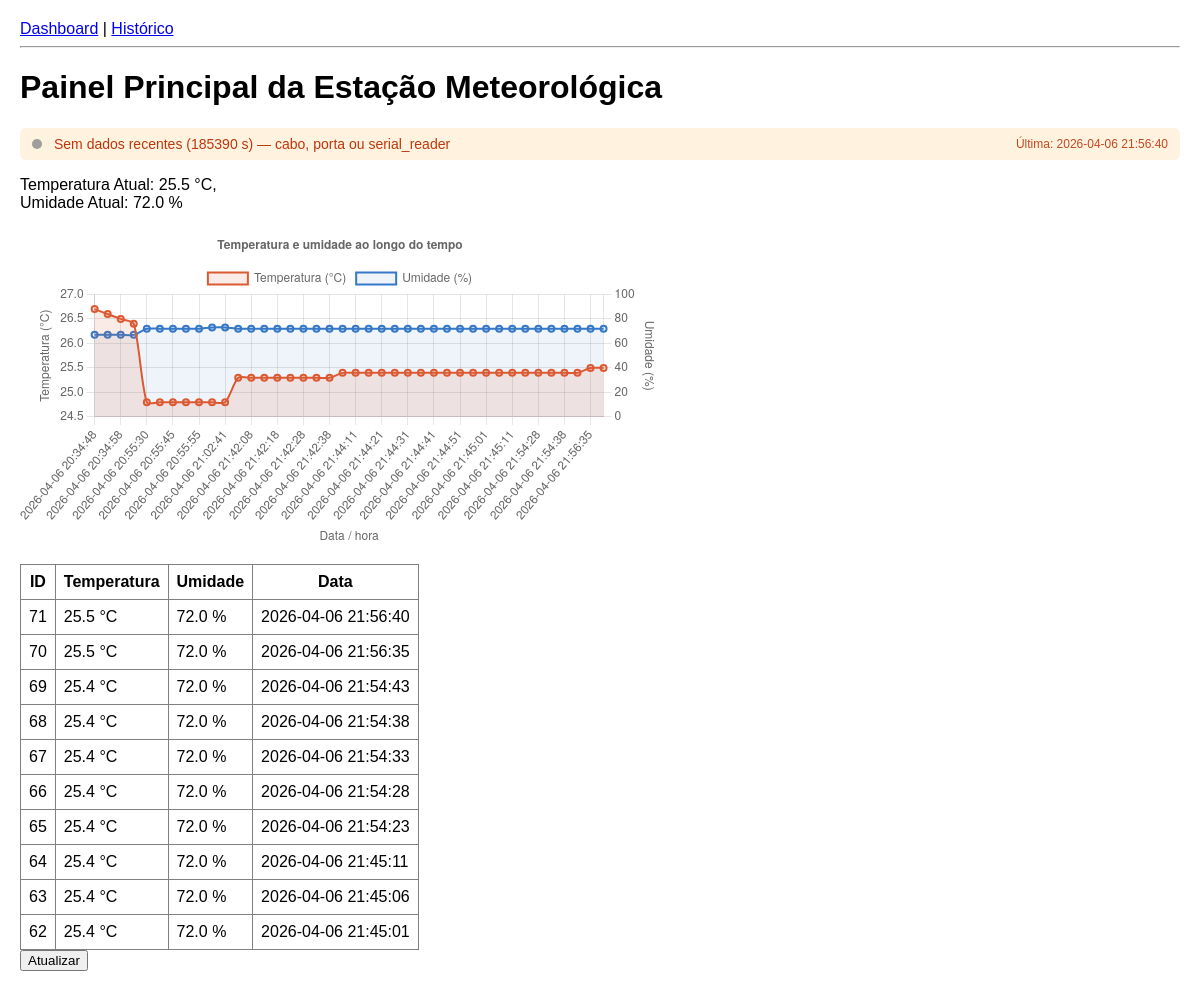
The page / on the database its author committed.
### tables this page shows
CREATE TABLE leituras (
    id INTEGER PRIMARY KEY AUTOINCREMENT,
    temperatura REAL NOT NULL,
    umidade REAL NOT NULL,
    localizacao TEXT DEFAULT 'SÃ£o Paulo',
    timestamp DATETIME DEFAULT (datetime('now','localtime'))
);

### app.py (the view)
@app.route('/')
def index():
    leituras = listar_leituras(40)
    formato = request.args.get('formato')
    if formato == 'json':
        return jsonify([dict(l) for l in leituras])
    heartbeat = compute_serial_heartbeat(leituras)
    chart_data = None
    if leituras:
        ordered = list(reversed(leituras))
        chart_data = {
            'labels': [str(row['timestamp']) for row in ordered],
            'temps': [float(row['temperatura']) for row in ordered],
            'umids': [float(row['umidade']) for row in ordered],
        }
    return render_template(
        'index.html',
        leituras=leituras,
        heartbeat=heartbeat,
        chart_data=chart_data,
    )

### app.py (called while the page is built, shortened)
def compute_serial_heartbeat(leituras):
    raw = leituras[0]['timestamp']
    dt = None
    for fmt in ('%Y-%m-%d %H:%M:%S', '%Y-%m-%d %H:%M:%S.%f'):
        try:
            dt = datetime.strptime(str(raw), fmt)
            break
        except ValueError:
            continue
    segundos = max(0, int((datetime.now() - dt).total_seconds()))
    ok = segundos <= HEARTBEAT_MAX_AGE_SEC
    if ok:
        mensagem = f'Fluxo ativo — última leitura há {segundos} s'
    else:
        mensagem = f'Sem dados recentes ({segundos} s) — cabo, porta ou serial_reader'
    return {
        'ok': ok,
        'ultima': str(raw),
        'segundos': segundos,
        'mensagem': mensagem,
    }

### database.py (called while the page is built)
def get_db_connection():
    conn = sqlite3.connect(DB, timeout=10)
    conn.execute('PRAGMA journal_mode=WAL')
    conn.execute('PRAGMA busy_timeout=5000')
    conn.row_factory = sqlite3.Row
    return conn

def listar_leituras(limite=50):
    conn = get_db_connection()
    leituras = conn.execute(
        '''
        SELECT * FROM leituras
        ORDER BY timestamp DESC
        LIMIT ?
        ''',
        (limite,)
    ).fetchall()
    conn.close()
    return leituras

### templates/index.html (shortened to what this page needs)
{% extends 'base.html' %}
{% block content %}
<h1>Painel Principal da Estação Meteorológica</h1>
<div id="heartbeat"
     class="heartbeat heartbeat--{% if heartbeat.ok %}ok{% else %}stale{% endif %}"
     data-poll-url="{{ url_for('api_heartbeat') }}">
    <span class="heartbeat__dot" aria-hidden="true"></span>
    <span class="heartbeat__text">{{ heartbeat.mensagem }}</span>
    {% if heartbeat.ultima %}
    <span class="heartbeat__ts">Última: {{ heartbeat.ultima }}</span>
    {% else %}
    <span class="heartbeat__ts"></span>
    {% endif %}
</div>
{% if leituras %}
<p>Temperatura Atual: {{ leituras[0].temperatura }} °C,
<br>
Umidade Atual: {{ leituras[0].umidade }} %</p>
<div class="chart-wrap">
    <canvas id="myChart"></canvas>
</div>
{% else %}
<p>Ainda não há leituras registradas.</p>
{% endif %}
<table border="1">
    <tr>
        <th>ID</th>
        <th>Temperatura</th>
        <th>Umidade</th>
        <th>Data</th>
    </tr>
    {% for l in leituras[:10] %}
    <tr>
        <td>{{ l.id }}</td>
        <td>{{ l.temperatura }} °C</td>
        <td>{{ l.umidade }} %</td>
        <td>{{ l.timestamp }}</td>
    </tr>
    {% endfor %}
</table>
<button onclick="atualizar()">Atualizar</button>
{% if leituras and chart_data %}
<script>
(function () {
    const ctx = document.getElementById('myChart');
    const chartData = JSON.parse(document.getElementById('chart-data').textContent);
    const labels = chartData.labels;
    const temps = chartData.temps;
    const umids = chartData.umids;
    new Chart(ctx, {
      type: 'line',
      data: {
        labels: labels,
        datasets: [
          {
            label: 'Temperatura (°C)',
            data: temps,
            yAxisID: 'y',
            borderColor: 'rgb(220, 90, 50)',
            backgroundColor: 'rgba(220, 90, 50, 0.12)',
            fill: true,
            tension: 0.25,
            borderWidth: 2
          },
          {
            label: 'Umidade (%)',
            data: umids,
            yAxisID: 'y1',
            borderColor: 'rgb(54, 120, 200)',
            backgroundColor: 'rgba(54, 120, 200, 0.08)',
            fill: true,
            tension: 0.25,
            borderWidth: 2
          }
        ]
      },
      options: {
        responsive: true,
        interaction: { mode: 'index', intersect: false },
        plugins: {
          title: {
            display: true,
            text: 'Temperatura e umidade ao longo do tempo'
          },
          legend: {
            display: true
          }
        },
        scales: {
          x: {
            title: { display: true, text: 'Data / hora' }
          },
          y: {
            type: 'linear',
            display: true,
            position: 'left',
            title: { display: true, text: 'Temperatura (°C)' },
            beginAtZero: false
          },
          y1: {
            type: 'linear',
            display: true,
            position: 'right',
            title: { display: true, text: 'Umidade (%)' },
            beginAtZero: true,
            max: 100,
            grid: { drawOnChartArea: false }
          }
        }
      }
    });
})();
</script>
{% endif %}
{% endblock %}

### templates/base.html (shortened to what this page needs)
<!DOCTYPE html>
<html>
<head>
    <link rel="stylesheet" href="{{ url_for('static', filename='css/style.css') }}">
</head>
<body>
    <nav>
        <a href="/">Dashboard</a> |
        <a href="/leituras">Histórico</a>
    </nav>
    <hr>
    {% block content %}{% endblock %}
</body>
</html>

### static/css/style.css (style rules this page uses)
body { font-family: Arial; margin: 20px; }
table { border-collapse: collapse; }
th, td { padding: 8px; }
.chart-wrap { position: relative; max-width: 900px; height: 320px; margin: 1rem 0; }
.heartbeat { display: flex; flex-wrap: wrap; align-items: center; gap: 0.5rem 0.75rem; margin: 0.75rem 0 1rem; padding: 0.5rem 0.75rem; border-radius: 6px; font-size: 14px; }
.heartbeat--stale { background: #fff3e0; color: #bf360c; }
.heartbeat__dot { width: 10px; height: 10px; border-radius: 50%; flex-shrink: 0; }
.heartbeat--stale .heartbeat__dot { background: #9e9e9e; }
.heartbeat__ts { margin-left: auto; opacity: 0.9; font-size: 12px; }

### rows shown on the page
leituras: ultima "2026-04-06 21:56:40", temperatura "25.5", umidade "72.0", id "71", timestamp "2026-04-06 21:56:40"
leituras: id "70", temperatura "25.5", umidade "72.0", timestamp "2026-04-06 21:56:35"
leituras: id "69", temperatura "25.4", umidade "72.0", timestamp "2026-04-06 21:54:43"
leituras: id "68", temperatura "25.4", umidade "72.0", timestamp "2026-04-06 21:54:38"
leituras: id "67", temperatura "25.4", umidade "72.0", timestamp "2026-04-06 21:54:33"
leituras: id "66", temperatura "25.4", umidade "72.0", timestamp "2026-04-06 21:54:28"
leituras: id "65", temperatura "25.4", umidade "72.0", timestamp "2026-04-06 21:54:23"
leituras: id "64", temperatura "25.4", umidade "72.0", timestamp "2026-04-06 21:45:11"
leituras: id "63", temperatura "25.4", umidade "72.0", timestamp "2026-04-06 21:45:06"
leituras: id "62", temperatura "25.4", umidade "72.0", timestamp "2026-04-06 21:45:01"

### other values the page prints
{{ heartbeat.mensagem }} "Sem dados recentes (185390 s) — cabo, porta ou serial_reader"
